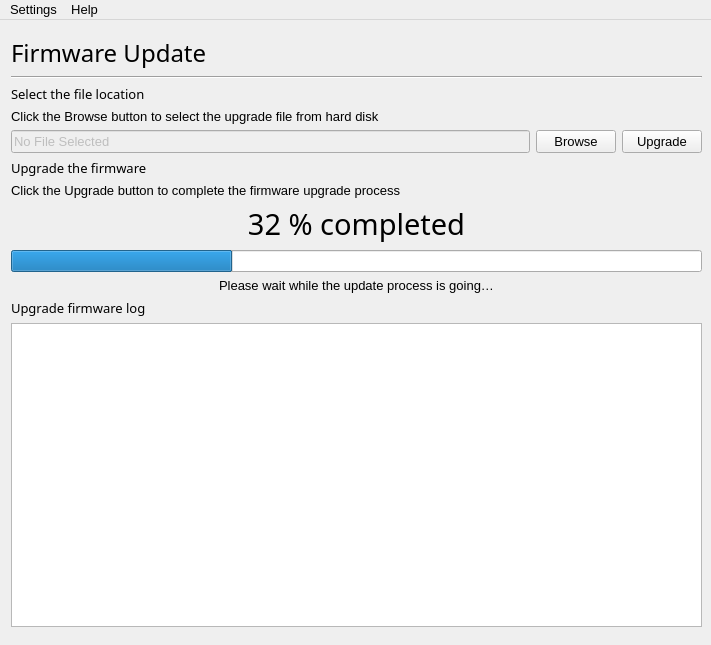
<?xml version="1.0" encoding="UTF-8"?>
<ui version="4.0">
 <class>MainWindow</class>
 <widget class="QMainWindow" name="MainWindow">
  <property name="geometry">
   <rect>
    <x>0</x>
    <y>0</y>
    <width>711</width>
    <height>645</height>
   </rect>
  </property>
  <property name="minimumSize">
   <size>
    <width>0</width>
    <height>480</height>
   </size>
  </property>
  <property name="windowTitle">
   <string>Handset Firmware Updater</string>
  </property>
  <property name="windowIcon">
   <iconset>
    <normaloff>Picture/update.png</normaloff>Picture/update.png</iconset>
  </property>
  <property name="iconSize">
   <size>
    <width>40</width>
    <height>40</height>
   </size>
  </property>
  <widget class="QWidget" name="centralwidget">
   <widget class="QWidget" name="layoutWidget">
    <property name="geometry">
     <rect>
      <x>11</x>
      <y>16</y>
      <width>691</width>
      <height>591</height>
     </rect>
    </property>
    <layout class="QGridLayout" name="gridLayout_5">
     <item row="6" column="0">
      <widget class="QLabel" name="tipsLabel">
       <property name="font">
        <font>
         <family>Arial</family>
         <pointsize>10</pointsize>
         <weight>50</weight>
         <bold>false</bold>
        </font>
       </property>
       <property name="text">
        <string>Please wait while the update process is going…</string>
       </property>
       <property name="alignment">
        <set>Qt::AlignCenter</set>
       </property>
       <property name="textInteractionFlags">
        <set>Qt::TextSelectableByKeyboard</set>
       </property>
      </widget>
     </item>
     <item row="0" column="0">
      <widget class="QLabel" name="titleLabel">
       <property name="font">
        <font>
         <family>Arial Rounded MT Bold</family>
         <pointsize>18</pointsize>
         <weight>50</weight>
         <bold>false</bold>
        </font>
       </property>
       <property name="text">
        <string>Firmware Update</string>
       </property>
      </widget>
     </item>
     <item row="7" column="0">
      <layout class="QGridLayout" name="gridLayout_2">
       <item row="0" column="0">
        <widget class="QLabel" name="label_7">
         <property name="font">
          <font>
           <family>Arial Rounded MT Bold</family>
           <pointsize>10</pointsize>
           <weight>50</weight>
           <bold>false</bold>
          </font>
         </property>
         <property name="text">
          <string>Upgrade firmware log</string>
         </property>
        </widget>
       </item>
       <item row="1" column="0">
        <widget class="QTextBrowser" name="UpdateLogText">
         <property name="font">
          <font>
           <family>Arial</family>
           <pointsize>10</pointsize>
          </font>
         </property>
         <property name="html">
          <string>&lt;!DOCTYPE HTML PUBLIC &quot;-//W3C//DTD HTML 4.0//EN&quot; &quot;http://www.w3.org/TR/REC-html40/strict.dtd&quot;&gt;
&lt;html&gt;&lt;head&gt;&lt;meta name=&quot;qrichtext&quot; content=&quot;1&quot; /&gt;&lt;style type=&quot;text/css&quot;&gt;
p, li { white-space: pre-wrap; }
&lt;/style&gt;&lt;/head&gt;&lt;body style=&quot; font-family:'Arial'; font-size:10pt; font-weight:400; font-style:normal;&quot;&gt;
&lt;p style=&quot;-qt-paragraph-type:empty; margin-top:0px; margin-bottom:0px; margin-left:0px; margin-right:0px; -qt-block-indent:0; text-indent:0px; font-family:'MS Shell Dlg 2'; font-size:7.8pt;&quot;&gt;&lt;br /&gt;&lt;/p&gt;&lt;/body&gt;&lt;/html&gt;</string>
         </property>
        </widget>
       </item>
      </layout>
     </item>
     <item row="2" column="0">
      <layout class="QGridLayout" name="gridLayout_4">
       <item row="0" column="0">
        <widget class="QLineEdit" name="filePathEdit">
         <property name="enabled">
          <bool>false</bool>
         </property>
         <property name="font">
          <font>
           <family>Arial</family>
           <pointsize>10</pointsize>
          </font>
         </property>
         <property name="text">
          <string>No File Selected</string>
         </property>
        </widget>
       </item>
       <item row="0" column="1">
        <layout class="QFormLayout" name="formLayout">
         <item row="0" column="0">
          <widget class="QPushButton" name="BrowseButton">
           <property name="font">
            <font>
             <family>Arial</family>
             <pointsize>10</pointsize>
             <weight>50</weight>
             <bold>false</bold>
            </font>
           </property>
           <property name="text">
            <string>Browse</string>
           </property>
          </widget>
         </item>
         <item row="0" column="1">
          <widget class="QPushButton" name="UpdateButton">
           <property name="font">
            <font>
             <family>Arial</family>
             <pointsize>10</pointsize>
             <weight>50</weight>
             <bold>false</bold>
            </font>
           </property>
           <property name="text">
            <string>Upgrade</string>
           </property>
          </widget>
         </item>
        </layout>
       </item>
      </layout>
     </item>
     <item row="1" column="0">
      <layout class="QGridLayout" name="gridLayout">
       <item row="0" column="0">
        <widget class="Line" name="line">
         <property name="orientation">
          <enum>Qt::Horizontal</enum>
         </property>
        </widget>
       </item>
       <item row="1" column="0">
        <widget class="QLabel" name="label_4">
         <property name="font">
          <font>
           <family>Arial Rounded MT Bold</family>
           <pointsize>10</pointsize>
           <weight>50</weight>
           <bold>false</bold>
          </font>
         </property>
         <property name="text">
          <string>Select the file location</string>
         </property>
        </widget>
       </item>
       <item row="2" column="0">
        <widget class="QLabel" name="label">
         <property name="font">
          <font>
           <family>Arial</family>
           <pointsize>10</pointsize>
           <weight>50</weight>
           <bold>false</bold>
          </font>
         </property>
         <property name="text">
          <string>Click the Browse button to select the upgrade file from hard disk</string>
         </property>
        </widget>
       </item>
      </layout>
     </item>
     <item row="3" column="0">
      <widget class="QLabel" name="label_5">
       <property name="font">
        <font>
         <family>Arial Rounded MT Bold</family>
         <pointsize>10</pointsize>
         <weight>50</weight>
         <bold>false</bold>
        </font>
       </property>
       <property name="text">
        <string>Upgrade the firmware</string>
       </property>
      </widget>
     </item>
     <item row="4" column="0">
      <widget class="QLabel" name="label_6">
       <property name="font">
        <font>
         <family>Arial</family>
         <pointsize>10</pointsize>
         <weight>50</weight>
         <bold>false</bold>
        </font>
       </property>
       <property name="text">
        <string>Click the Upgrade button to complete the firmware upgrade process</string>
       </property>
      </widget>
     </item>
     <item row="5" column="0">
      <layout class="QGridLayout" name="gridLayout_3">
       <item row="0" column="0">
        <widget class="QLabel" name="processLabel">
         <property name="font">
          <font>
           <family>Berlin Sans FB</family>
           <pointsize>22</pointsize>
           <weight>50</weight>
           <bold>false</bold>
          </font>
         </property>
         <property name="text">
          <string>32 % completed</string>
         </property>
         <property name="alignment">
          <set>Qt::AlignCenter</set>
         </property>
        </widget>
       </item>
       <item row="1" column="0">
        <widget class="QProgressBar" name="UpdateBar">
         <property name="value">
          <number>32</number>
         </property>
         <property name="textVisible">
          <bool>false</bool>
         </property>
        </widget>
       </item>
      </layout>
     </item>
    </layout>
   </widget>
  </widget>
  <widget class="QMenuBar" name="myMenuBar">
   <property name="geometry">
    <rect>
     <x>0</x>
     <y>0</y>
     <width>711</width>
     <height>29</height>
    </rect>
   </property>
   <property name="font">
    <font>
     <pointsize>10</pointsize>
     <weight>50</weight>
     <bold>false</bold>
    </font>
   </property>
   <widget class="QMenu" name="menuSerial_Port">
    <property name="title">
     <string>Settings</string>
    </property>
    <addaction name="separator"/>
    <addaction name="actionSetting"/>
   </widget>
   <widget class="QMenu" name="menuHelp">
    <property name="title">
     <string>Help</string>
    </property>
    <addaction name="help"/>
   </widget>
   <addaction name="menuSerial_Port"/>
   <addaction name="menuHelp"/>
  </widget>
  <action name="actionSetting">
   <property name="icon">
    <iconset>
     <normaloff>Picture/Setting.png</normaloff>Picture/Setting.png</iconset>
   </property>
   <property name="text">
    <string>Serial Port</string>
   </property>
   <property name="iconText">
    <string>Serial Port</string>
   </property>
   <property name="font">
    <font>
     <family>Arial</family>
    </font>
   </property>
  </action>
  <action name="help">
   <property name="icon">
    <iconset>
     <normaloff>Picture/help.png</normaloff>Picture/help.png</iconset>
   </property>
   <property name="text">
    <string>Hi bro, what do you want?</string>
   </property>
   <property name="font">
    <font>
     <family>Arial</family>
     <pointsize>10</pointsize>
     <weight>50</weight>
     <bold>false</bold>
    </font>
   </property>
  </action>
 </widget>
 <resources/>
 <connections/>
</ui>
